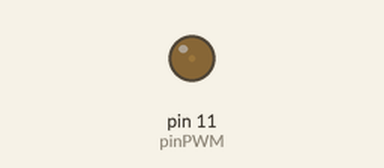
Recording of a sketch running on a simulated Arduino Uno, built with avr-gcc and run on an emulated ATmega328P. Parts: output pins drawn as LEDs (lit = HIGH).

Above: at 0.05 s.
At 0.95 s:
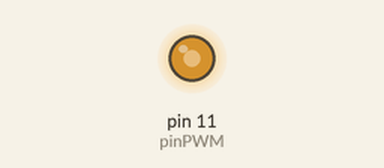
At 1.35 s:
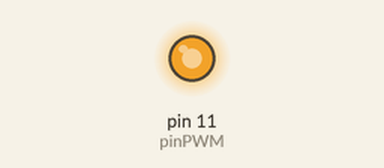
At 2.7 s:
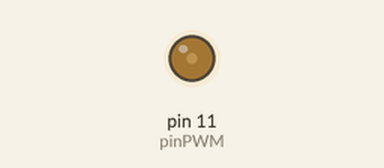
Timing chart, 0 to 7.0 s (numbered marks = the images above):
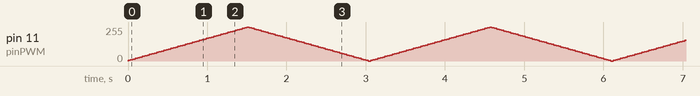

The sketch:

05_BreathLED.ino
```cpp
// Show breathing LED using PWM techonology
// XiaoCY 2021-11-12

int pinPWM = 11;      //  avaliable for UNO: 3, 5, 6, 9, 10, 11
int valPWM = 0;
int delPWM = 5;

void setup() {
  // put your setup code here, to run once:
  pinMode(pinPWM, OUTPUT);
}

void loop() {
  // put your main code here, to run repeatedly:
  if ( (valPWM >= 255 && delPWM > 0) || (valPWM <= 0 && delPWM < 0) ) {
    delPWM = -delPWM;
  }
  valPWM += delPWM;
  analogWrite(pinPWM, valPWM);
  delay(30);
}
```
